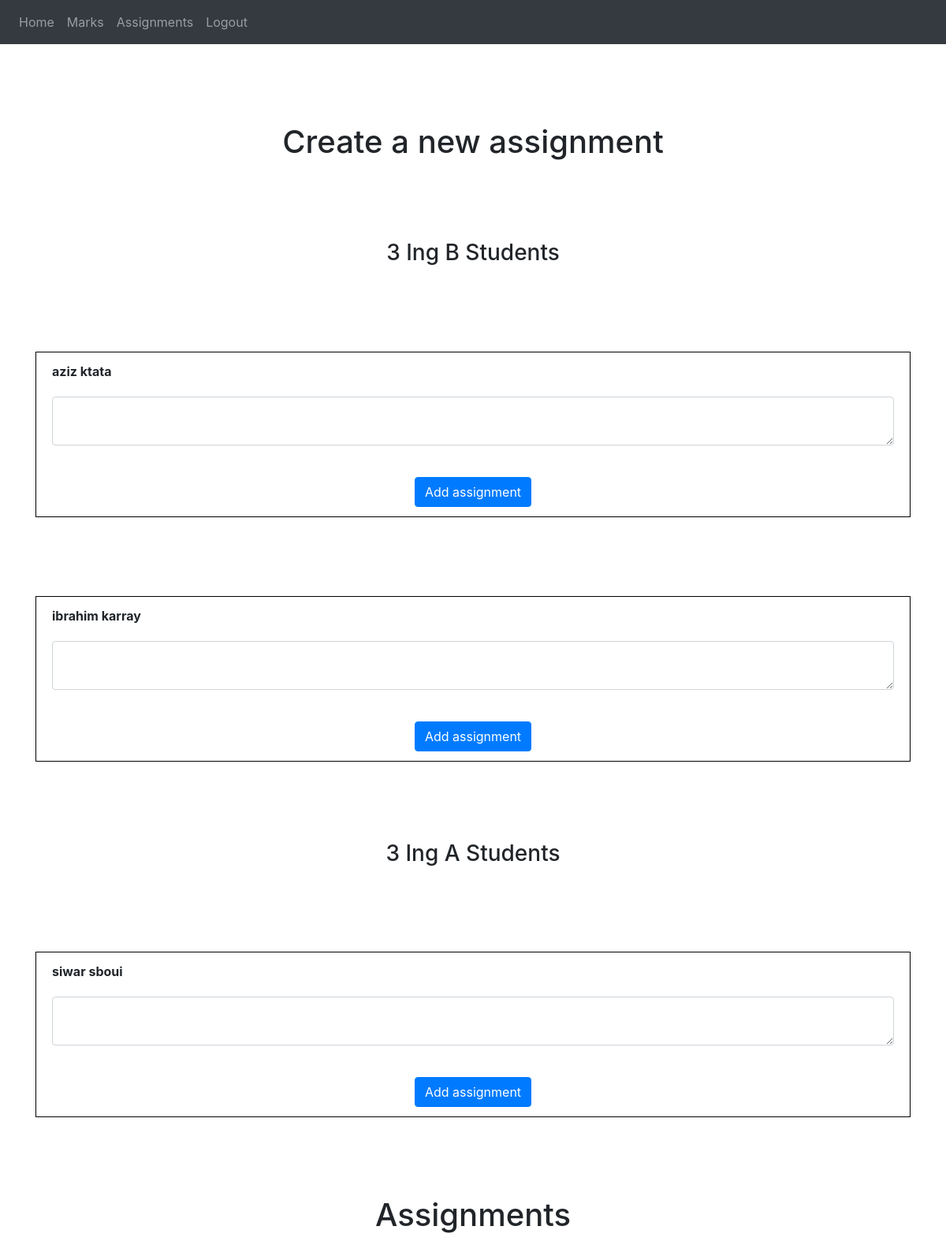
Screenshot of /todo (signed in) with the database file from the repository.
### website/models.py (models this page shows)
class User(db.Model, UserMixin):
    id = db.Column(db.Integer, primary_key=True)
    email = db.Column(db.String(150), unique=True)
    password = db.Column(db.String(150))
    first_name = db.Column(db.String(150))
    last_name = db.Column(db.String(150))
    classe = db.Column(db.String(20))
    userType = db.Column(db.String(20))
    matiere = db.Column(db.String(50))
    notes = db.relationship('Note')
    marks = db.relationship('Mark')
    todo = db.relationship('Todo')

### website/views.py (the view)
@views.route('/todo', methods=['GET'])
@login_required
def todo():
    ingA=User.query.filter_by(classe="3ingA")
    ingB=User.query.filter_by(classe="3ingB")
    todo_list=Todo.query.filter_by(matiere=current_user.matiere)
    for todo in todo_list:
        user = User.query.filter_by(id=todo.user_id).first()
        username=user.first_name+" "+user.last_name
        todo.username=username
    return render_template("todo.html", user=current_user,ingA=ingA,ingB=ingB,todo_list=todo_list)

### website/__init__.py (called while the page is built)
def create_app():
    app = Flask(__name__)
    app.config['SECRET_KEY'] = 'sesamesecretappkey'
    app.config['SQLALCHEMY_DATABASE_URI'] = f'sqlite:///{DB_NAME}'
    db.init_app(app)
    from .views import views
    from .auth import auth
    app.register_blueprint(views, url_prefix='/')
    app.register_blueprint(auth, url_prefix='/')
    from .models import User, Note ,Comment
    create_database(app)
    login_manager = LoginManager()
    login_manager.login_view = 'auth.login'
    login_manager.init_app(app)
    @login_manager.user_loader
    def load_user(id):
        return User.query.get(int(id))
    return app

### website/templates/todo.html (shortened to what this page needs)
{% extends "base.html" %} {% block title %}Home{% endblock %} {% block content
    %}
    <div style="margin-top:100px">
      <h1 align="center">Create a new assignment</h3>
        <h3 align="center" style="margin-top:100px">3 Ing B Students</h3>
     <div style="margin-bottom:100px">
      <ul class="list-group list-group-flush" id="notes">
        {% for etudiant in ingB %}
        <li class="list-group-item" style="margin-top: 100px; border:1px solid black;">
            <span   style="font-weight:bold; font-size:16px">{{etudiant.first_name}} </span>
            <span   style="font-weight:bold; font-size:16px">{{etudiant.last_name}}</span>
            <br/>
            <form method="POST"action="http://127.0.0.1:5000/addTodo/{{user.matiere}}/{{etudiant.id}}">
                <div class="form-group" style="margin-top: 20px">
                  <textarea name="todo" id="todo" class="form-control"></textarea>
                </div>
                <br />
                <div align="center">
                  <button type="submit" class="btn btn-primary">Add assignment</button>
                </div>
              </form>
        </li>
        {% endfor %}
      </ul>
      <h3 align="center" style="margin-top:100px">3 Ing A Students</h3>
      <ul class="list-group list-group-flush" id="notes">
        {% for etudiant in ingA %}
        <li class="list-group-item" style="margin-top: 100px; border:1px solid black;">
            <span   style="font-weight:bold; font-size:16px">{{etudiant.first_name}} </span>
            <span   style="font-weight:bold; font-size:16px">{{etudiant.last_name}}</span>
            <br/>
            <form method="POST" action="http://127.0.0.1:5000/addTodo/{{user.matiere}}/{{etudiant.id}}">
                <div class="form-group" style="margin-top: 20px">
                  <textarea name="todo" id="todo" class="form-control"></textarea>
                </div>
                <br />
                <div align="center">
                  <button type="submit" class="btn btn-primary">Add assignment</button>
                </div>
              </form>
        </li>
        {% endfor %}
      </ul>
    </div>
    <h1 align="center" style="margin-top:100px">Assignments</h1>
    {% endblock %}

### rows the page displays
User: first_name "aziz", last_name "ktata"
User: first_name "ibrahim", last_name "karray"
User: first_name "siwar", last_name "sboui"
